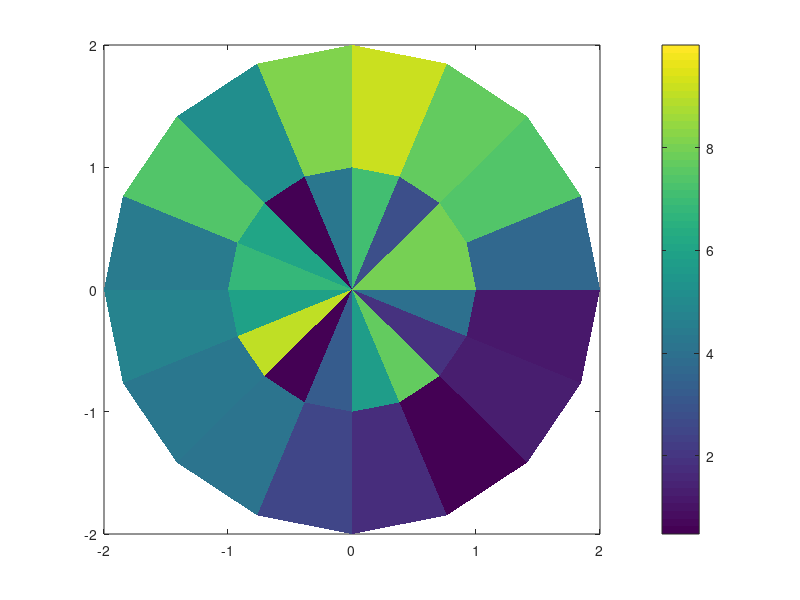
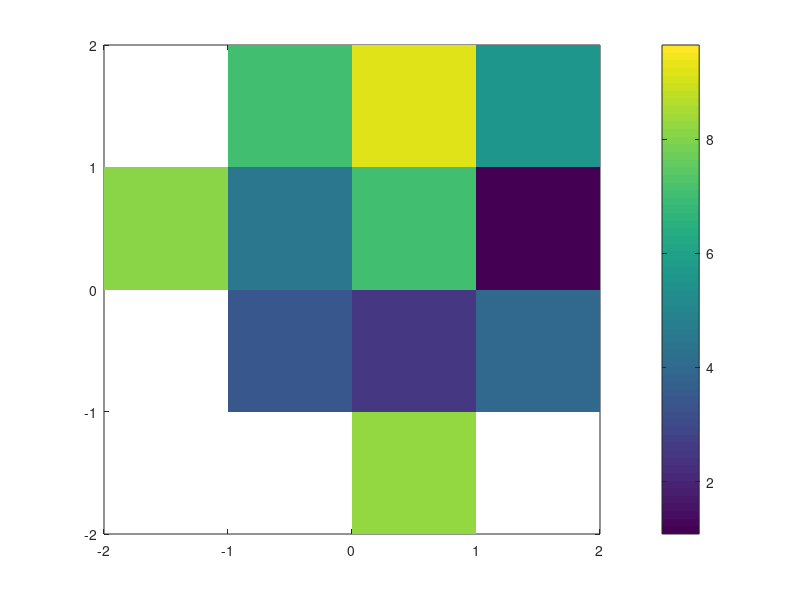

MATLAB code to generate these figures, in order:
   close all;
   clear all;
   rangel=2;
   r=0:rangel;  
   rotaz=0:180/8:360;
   for j=1:numel(r)
   for k=1:numel(rotaz)
   x(j,k)=r(j)*sin(rotaz(k)*pi/180);
   y(j,k)=r(j)*cos(rotaz(k)*pi/180);
   end
   end
   
%    testdata=zeros(numel(r),numel(rotaz));
   testdata=rand(numel(r),numel(rotaz)).*10;
%    testdata(5:7,5:7)=nan;
   
   
   
   [xi2,yi2] = meshgrid(-1*rangel:rangel,-1*rangel:rangel);
   xi3=xi2-1;
   yi3=yi2-1;
   
   cartdata = griddata(x,y,testdata,xi2,yi2);
   
   figure(1)
   pcolor(x,y,testdata);
   colorbar;
   shading flat;
   
   figure(2)
   pcolor(xi2,yi2,cartdata);
   colorbar;
   shading flat;
   xlim([-1*rangel rangel])
   ylim([-1*rangel rangel])
   